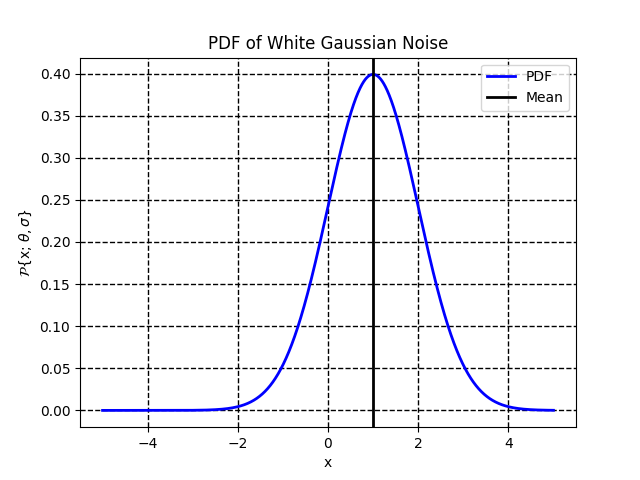

The Python source for this figure:
from math import pi
from platform import python_implementation
from numpy import linspace, exp, sqrt
from matplotlib import pyplot

mu = 1
sigma = 1

x = linspace(-5, 5, 10000)
y = (1 / sqrt(2 * pi * (sigma**2))) * exp((-1 / (2 * (sigma**2))) * (x - mu)**2)

pyplot.plot(x, y, linewidth=2, color='b', label='PDF')
pyplot.axvline(mu, color='k', linewidth=2, label='Mean')
pyplot.grid(color='k', linestyle='--', linewidth=1)
pyplot.title('PDF of White Gaussian Noise')
pyplot.xlabel('x')
pyplot.ylabel('$\mathcal{P}${x; $\\theta, \sigma$}')
pyplot.legend()
pyplot.show()
